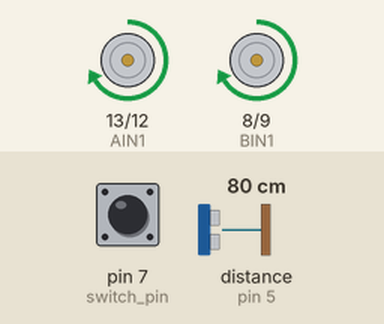
The sketch below on a simulated Arduino Uno, built with avr-gcc and run on an emulated ATmega328P. Shown: motor-driver pin pairs drawn as motors (green arrow = first pin HIGH = forward, orange = second pin HIGH = backward, longer = more drive, scaled by the enable pin). Wiring (inferred from the names in the program): ultrasonic range finder: trigger pin 6; echo pin 5. Inputs (shaded band) come from the test bench; at power-on: distance to the obstacle (sensor on pin 5) 80 cm, pin 7 (switch_pin) HIGH. The echo pulse lasts 58.3 µs per cm.

Above: at 1.2 s.
1.3 s: distance to the obstacle (sensor on pin 5) set to 28 cm
2.8 s: distance to the obstacle (sensor on pin 5) set to 24 cm
At 4.5 s:
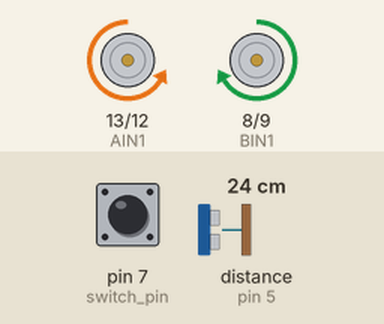
5.4 s: pin 7 (switch_pin) pulled LOW for 1 s
At 6.7 s:
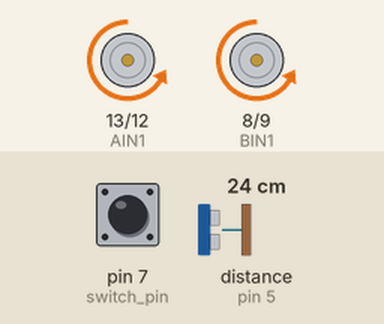
7.9 s: pin 7 (switch_pin) pulled LOW for 3.2 s
At 10.3 s:
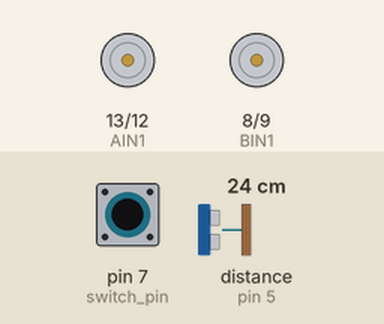
12.6 s: distance to the obstacle (sensor on pin 5) set to 35 cm
At 15.2 s:
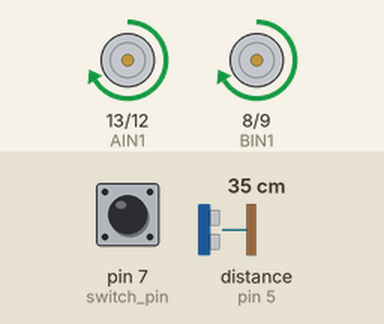
Timing chart, 0 to 16.6 s (numbered marks = the images above; inputs shaded):
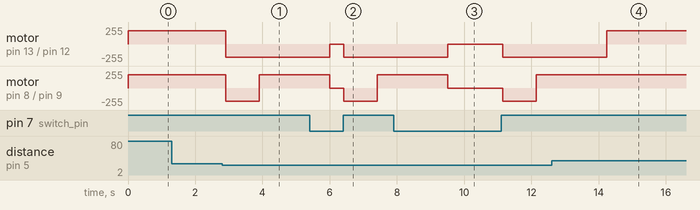

Measured:
- the behaviour switches between 26 and 25 cm on distance to the obstacle (sensor on pin 5) (found by bisection; images 0 and 1)
- after the input at 1.3 s, every drawn part: stays the same
- after the input at 2.8 s, motor on pin 13 (AIN1) / pin 12 (AIN2): forward 200/255 → backward 200/255 after 0.10 s; motor on pin 8 (BIN1) / pin 9 (BIN2): forward 200/255 → backward 200/255 after 0.10 s, → forward 200/255 1.0 s later
- after the input at 5.4 s, motor on pin 13 (AIN1) / pin 12 (AIN2): backward 200/255 → stopped after 0.60 s, → backward 200/255 0.41 s later
- after the input at 7.9 s, motor on pin 13 (AIN1) / pin 12 (AIN2): backward 200/255 → stopped after 1.6 s, → backward 200/255 1.6 s later
- after the input at 12.6 s, motor on pin 13 (AIN1) / pin 12 (AIN2): backward 200/255 → forward 200/255 after 1.6 s; motor on pin 8 (BIN1) / pin 9 (BIN2): stays forward 200/255 (without the input it goes to backward 200/255 after 1.6 s)

The sketch:

5b_autunomous_car.ino
```cpp
/*
This program borrows heavily from SIK Circuit 5a MotorBasics from the SIK handbook
*/

//PIN VARIABLES
//the motor will be controlled by the motor A pins on the motor driver
const int AIN1 = 13;           //control pin 1 on the motor driver for the right motor
const int AIN2 = 12;
const int BIN1 = 8;           //control pin 1 on the motor driver for the right motor
const int BIN2 = 9;                      //control pin 2 on the motor driver for the right motor
const int PWMA = 11;
const int PWMB = 10;          //speed control pin on the motor driver for the right motor

const int trig = 6;
const int echo = 5;

int switch_pin = 7;             //switch to turn the robot on and off

unsigned long time;
float distance;
void setup() {
  //motor control
  pinMode(switch_pin, INPUT_PULLUP);
  pinMode(AIN1, OUTPUT);
  pinMode(AIN2, OUTPUT);
  pinMode(PWMA, OUTPUT);
  pinMode(BIN1, OUTPUT);
  pinMode(BIN2, OUTPUT);
  pinMode(PWMB, OUTPUT);

  //distance reader
  pinMode(trig, OUTPUT);
  pinMode(echo, INPUT);

  Serial.println("Enter motor speed, from 1-9.  Use WASD for control");
}

void loop() {

  distance = get_distance();
  if (digitalRead(7) == 1) {
    if (distance < 25){
      time = millis();
      while (millis()-time < 1000){
        spin_motor_right(-200);
        spin_motor_left(-200);
        Serial.println("Back");
      }
      time = millis();
      while (millis()-time < 2000){
        spin_motor_right(-200);
        spin_motor_left(200);
      }
    }
    else{
      spin_motor_right(200);
      spin_motor_left(200);
    }

  } else {                              //if the switch is off...
    spin_motor_right(0);
    spin_motor_left(0);                 //turn the motor off
  }
  delay(100);

}
float get_distance(){

  digitalWrite(trig, HIGH);
  delayMicroseconds(5);
  digitalWrite(trig, LOW);
  float echo_time = pulseIn(echo, HIGH); //length in microseconds of pulse, reads how long it takes for echo to read HIGH
  //sound travels 0.0343 cm/microsecond.  (2 times the ) Distance = vt, so 0.0343 * echo_time.
  //this distance is to the reflection point and back, so it is further divided by 2 to get the distance of the reflection point
  //0.0343 / 2 is 0.01715
  return echo_time * 0.01715;
}
//spinMotor function taken from SIK Circuit 5a MotorBasics
void spin_motor_right(int motor_speed)                       //function for driving the right motor
{
  if (motor_speed > 0)                                 //if the motor should drive forward (positive speed)
  {
    digitalWrite(AIN1, HIGH);                         //set pin 1 to high
    digitalWrite(AIN2, LOW);                          //set pin 2 to low
  }
  else if (motor_speed < 0)                            //if the motor should drive backward (negative speed)
  {
    digitalWrite(AIN1, LOW);                          //set pin 1 to low
    digitalWrite(AIN2, HIGH);                         //set pin 2 to high
  }
  else                                                //if the motor should stop
  {
    digitalWrite(AIN1, LOW);                          //set pin 1 to low
    digitalWrite(AIN2, LOW);                          //set pin 2 to low
  }
  analogWrite(PWMA, abs(motor_speed));                 //now that the motor direction is set, drive it at the entered speed
}

void spin_motor_left(int motor_speed)                       //function for driving the left motor
{
  if (motor_speed > 0)                                 //if the motor should drive forward (positive speed)
  {
    digitalWrite(BIN1, HIGH);                         //set pin 1 to high
    digitalWrite(BIN2, LOW);                          //set pin 2 to low
  }
  else if (motor_speed < 0)                            //if the motor should drive backward (negative speed)
  {
    digitalWrite(BIN1, LOW);                          //set pin 1 to low
    digitalWrite(BIN2, HIGH);                         //set pin 2 to high
  }
  else                                                //if the motor should stop
  {
    digitalWrite(BIN1, LOW);                          //set pin 1 to low
    digitalWrite(BIN2, LOW);                          //set pin 2 to low
  }
  analogWrite(PWMB, abs(motor_speed));                 //now that the motor direction is set, drive it at the entered speed
}
```
